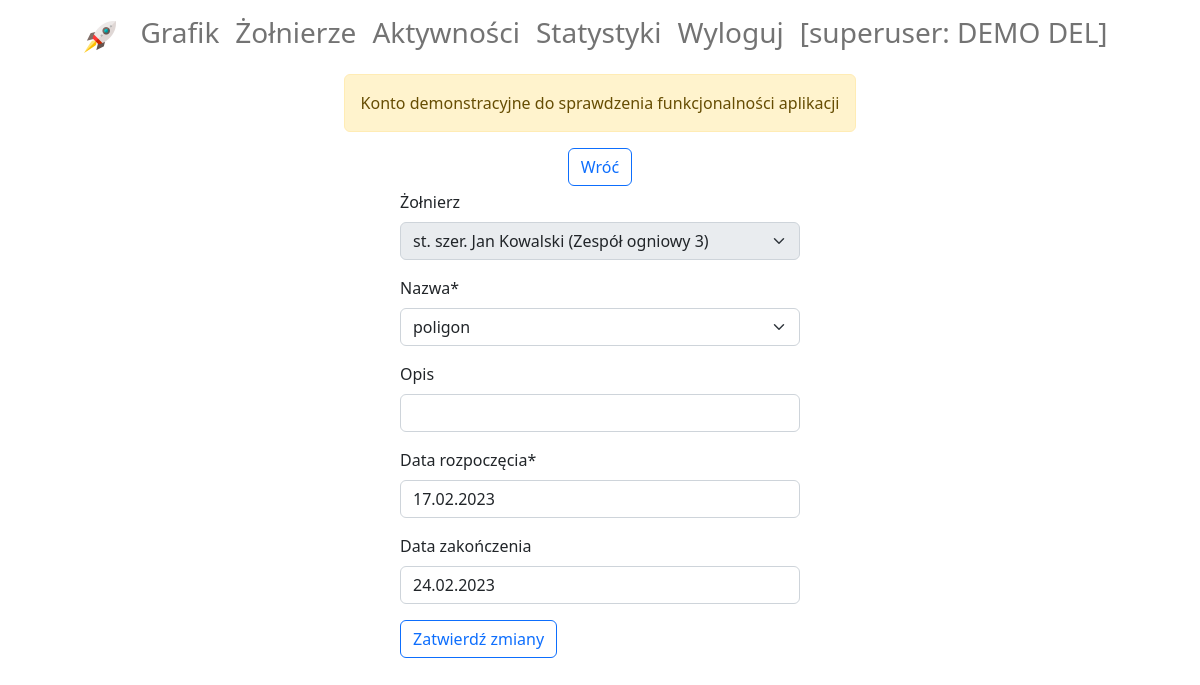
The page /activity-update-soldier-bound/446/ (signed in) on the database its author committed.
### diagram/models.py (models this page shows, shortened)
class Activity(models.Model):
    soldier = models.ForeignKey(Soldier, on_delete=models.SET_NULL, null=True, blank=True, verbose_name='żołnierz')
    name = models.CharField(max_length=30, choices=sorted(ACTIVITY_NAMES, key=lambda x: x[1].lower()),
                            verbose_name='nazwa')
    description = models.CharField(max_length=200, default='', blank=True, verbose_name='opis')
    start_date = models.DateField(verbose_name='data rozpoczęcia')
    end_date = models.DateField(verbose_name='data zakończenia', blank=True)
    subdivision = models.ForeignKey(Subdivision, on_delete=models.SET_NULL, null=True, blank=True,
                                    verbose_name='pododdział')
    demo = models.BooleanField(default=False)

class Subdivision(models.Model):
    name = models.CharField(max_length=30, verbose_name='nazwa', unique=True)
    demo = models.BooleanField(default=False)
    def __str__(self):
        if len(self.name) < 35:
            return self.name
        else:
            return self.name[:30] + '[...]'

### diagram/views.py (the view, shortened to what this page needs)
# urls.py: path('activity-update-soldier-bound/<int:pk>/', ActivityUpdateSoldierBound.as_view(),
class ActivityUpdateSoldierBound(LoginRequiredMixin, generic.UpdateView):
    template_name = 'diagram/activity_update.html'
    form_class = ActivityFormSoldierDisabled
    def get_context_data(self, **kwargs):
        context = super(ActivityUpdateSoldierBound, self).get_context_data(**kwargs)
        soldier = get_object_or_404(Soldier, pk=self.get_object().soldier.pk)
        context['soldier_pk'] = soldier.pk
        return context
    def get_queryset(self):
        return Activity.objects.filter(subdivision=self.request.user.subdivision)

### diagram/forms.py
class ActivityFormSoldierDisabled(ModelForm):
    class Meta:
        model = Activity
        exclude = ['subdivision', 'demo']
    def __init__(self, *args, **kwargs):
        super(ActivityFormSoldierDisabled, self).__init__(*args, **kwargs)
        self.fields['soldier'].disabled = True

### diagram/models.py (called while the page is built)
    def __str__(self):
        return f'{self.rank} {self.first_name} {self.last_name} ({self.subdivision})'

### diagram/templates/diagram/activity_update.html (shortened to what this page needs)
{% extends 'account/base.html' %}
{% load crispy_forms_filters %}
{% block content %}
    <div class="d-flex flex-column align-items-center">
        <a class="mb-1" href="{{ request.META.HTTP_REFERER }}">
            <button class="btn btn-outline-primary">Wróć</button>
        </a>
        <form class="col-md-4" method="post">
            {{ form|crispy }}
            <button class="btn btn-outline-primary" type="submit"
                    onclick="this.disabled=true; this.form.submit();">Zatwierdź zmiany
            </button>
        </form>
    </div>
{% endblock %}

### rows shown on the page
Activity: soldier "st. szer. Jan Kowalski (Zespół ogniowy 3)", start_date "17.02.2023", end_date "24.02.2023"
Subdivision: name "poligon"
